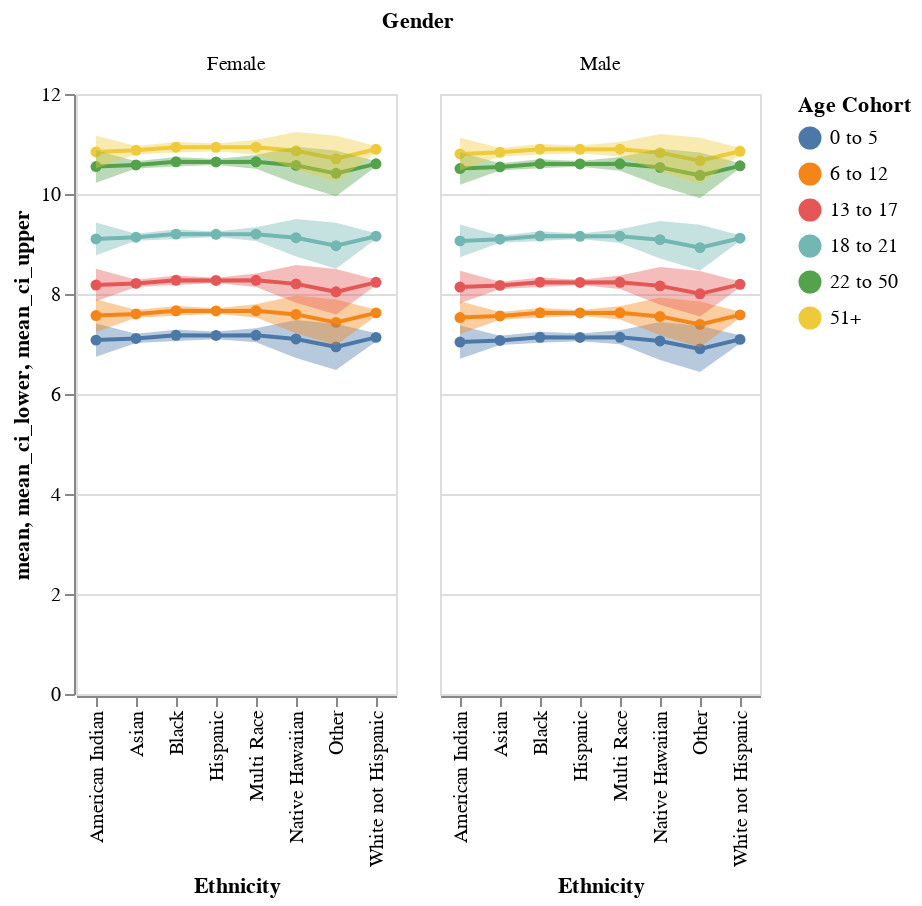

The code cell stored with this chart in its notebook:
### Markdown cell above
<!-- BEGIN QUESTION -->

### Question 12: model visualization

Plot estimated mean log expenditure (y) against ethnicity (x) by age cohort (color) and gender (facet). Construct a line plot with points at each estimated value, and include confidence bands. Use a sequential color scale for age and ensure that the age cohorts are in appropriate order (you may want to construct another `cohort_order` variable as before for this purpose).

### Code cell
# add cohort ordering
pred_cat = pred_df.astype({'Age Cohort': 'category', 'Ethnicity': 'category', 'Gender': 'category'}).copy()
pred_cat['Age Cohort'] = pred_cat['Age Cohort'].cat.as_ordered().cat.reorder_categories(
    pred_cat["Age Cohort"].cat.categories[[0, 5, 1, 2, 3, 4]]
)

pred_cat['cohort_order'] = pred_cat['Age Cohort'].cat.codes

cohort_order = pred_cat['Age Cohort'].cat.categories.tolist()

# construct point-and-line plot
lines = alt.Chart(pred_cat).mark_line(point = True).encode(
    x = 'Ethnicity:N',
    y = 'mean:Q',
    color = alt.Color('Age Cohort:N', sort = cohort_order)
)

# construct confidence bands
bands = alt.Chart(pred_cat).mark_area(opacity = 0.4).encode(
    x = 'Ethnicity:N',
    y = 'mean_ci_lower:Q',
    y2 = 'mean_ci_upper:Q',
    color = alt.Color('Age Cohort:N', sort = cohort_order)
)

# layer then facet
fig_5 = (lines + bands).facet('Gender:N')

# display
fig_5

### Figure 1 — Vega-Lite specification as saved in the notebook (floating-point values rounded to 4 significant figures)
{"$schema": "https://vega.github.io/schema/vega-lite/v5.14.1.json", "config": {"view": {"continuousHeight": 300, "continuousWidth": 300}}, "data": {"name": "data-6bf8567d502a1162688b8e1fbd532dcf"}, "datasets": {"data-6bf8567d502a1162688b8e1fbd532dcf": [{"Age Cohort": "0 to 5", "Ethnicity": "White not Hispanic", "Gender": "Male", "cohort_order": 0, "mean": 7.092, "mean_ci_lower": 7.011, "mean_ci_upper": 7.174, "mean_se": 0.04166, "obs_ci_lower": 6.445, "obs_ci_upper": 7.74}, {"Age Cohort": "6 to 12", "Ethnicity": "White not Hispanic", "Gender": "Male", "cohort_order": 1, "mean": 7.583, "mean_ci_lower": 7.52, "mean_ci_upper": 7.646, "mean_se": 0.03202, "obs_ci_lower": 6.938, "obs_ci_upper": 8.228}, {"Age Cohort": "13 to 17", "Ethnicity": "White not Hispanic", "Gender": "Male", "cohort_order": 2, "mean": 8.193, "mean_ci_lower": 8.136, "mean_ci_upper": 8.251, "mean_se": 0.0293, "obs_ci_lower": 7.549, "obs_ci_upper": 8.838}, {"Age Cohort": "18 to 21", "Ethnicity": "White not Hispanic", "Gender": "Male", "cohort_order": 3, "mean": 9.116, "mean_ci_lower": 9.059, "mean_ci_upper": 9.174, "mean_se": 0.02944, "obs_ci_lower": 8.472, "obs_ci_upper": 9.761}, {"Age Cohort": "22 to 50", "Ethnicity": "White not Hispanic", "Gender": "Male", "cohort_order": 4, "mean": 10.56, "mean_ci_lower": 10.51, "mean_ci_upper": 10.61, "mean_se": 0.02566, "obs_ci_lower": 9.919, "obs_ci_upper": 11.21}, {"Age Cohort": "51+", "Ethnicity": "White not Hispanic", "Gender": "Male", "cohort_order": 5, "mean": 10.85, "mean_ci_lower": 10.79, "mean_ci_upper": 10.92, "mean_se": 0.03484, "obs_ci_lower": 10.21, "obs_ci_upper": 11.5}, {"Age Cohort": "0 to 5", "Ethnicity": "White not Hispanic", "Gender": "Female", "cohort_order": 0, "mean": 7.132, "mean_ci_lower": 7.051, "mean_ci_upper": 7.213, "mean_se": 0.04136, "obs_ci_lower": 6.485, "obs_ci_upper": 7.779}, {"Age Cohort": "6 to 12", "Ethnicity": "White not Hispanic", "Gender": "Female", "cohort_order": 1, "mean": 7.622, "mean_ci_lower": 7.561, "mean_ci_upper": 7.684, "mean_se": 0.03119, "obs_ci_lower": 6.978, "obs_ci_upper": 8.267}, {"Age Cohort": "13 to 17", "Ethnicity": "White not Hispanic", "Gender": "Female", "cohort_order": 2, "mean": 8.233, "mean_ci_lower": 8.176, "mean_ci_upper": 8.29, "mean_se": 0.02908, "obs_ci_lower": 7.589, "obs_ci_upper": 8.878}, {"Age Cohort": "18 to 21", "Ethnicity": "White not Hispanic", "Gender": "Female", "cohort_order": 3, "mean": 9.156, "mean_ci_lower": 9.099, "mean_ci_upper": 9.213, "mean_se": 0.02921, "obs_ci_lower": 8.512, "obs_ci_upper": 9.801}, {"Age Cohort": "22 to 50", "Ethnicity": "White not Hispanic", "Gender": "Female", "cohort_order": 4, "mean": 10.6, "mean_ci_lower": 10.55, "mean_ci_upper": 10.65, "mean_se": 0.02606, "obs_ci_lower": 9.959, "obs_ci_upper": 11.25}, {"Age Cohort": "51+", "Ethnicity": "White not Hispanic", "Gender": "Female", "cohort_order": 5, "mean": 10.89, "mean_ci_lower": 10.83, "mean_ci_upper": 10.96, "mean_se": 0.03441, "obs_ci_lower": 10.25, "obs_ci_upper": 11.54}, {"Age Cohort": "0 to 5", "Ethnicity": "Hispanic", "Gender": "Male", "cohort_order": 0, "mean": 7.131, "mean_ci_lower": 7.054, "mean_ci_upper": 7.208, "mean_se": 0.03927, "obs_ci_lower": 6.485, "obs_ci_upper": 7.778}, {"Age Cohort": "6 to 12", "Ethnicity": "Hispanic", "Gender": "Male", "cohort_order": 1, "mean": 7.621, "mean_ci_lower": 7.564, "mean_ci_upper": 7.679, "mean_se": 0.02931, "obs_ci_lower": 6.977, "obs_ci_upper": 8.266}, {"Age Cohort": "13 to 17", "Ethnicity": "Hispanic", "Gender": "Male", "cohort_order": 2, "mean": 8.232, "mean_ci_lower": 8.178, "mean_ci_upper": 8.286, "mean_se": 0.02736, "obs_ci_lower": 7.588, "obs_ci_upper": 8.876}, {"Age Cohort": "18 to 21", "Ethnicity": "Hispanic", "Gender": "Male", "cohort_order": 3, "mean": 9.155, "mean_ci_lower": 9.098, "mean_ci_upper": 9.212, "mean_se": 0.02898, "obs_ci_lower": 8.51, "obs_ci_upper": 9.799}, {"Age Cohort": "22 to 50", "Ethnicity": "Hispanic", "Gender": "Male", "cohort_order": 4, "mean": 10.6, "mean_ci_lower": 10.54, "mean_ci_upper": 10.66, "mean_se": 0.03016, "obs_ci_lower": 9.957, "obs_ci_upper": 11.25}, {"Age Cohort": "51+", "Ethnicity": "Hispanic", "Gender": "Male", "cohort_order": 5, "mean": 10.89, "mean_ci_lower": 10.82, "mean_ci_upper": 10.97, "mean_se": 0.03882, "obs_ci_lower": 10.25, "obs_ci_upper": 11.54}, {"Age Cohort": "0 to 5", "Ethnicity": "Hispanic", "Gender": "Female", "cohort_order": 0, "mean": 7.171, "mean_ci_lower": 7.094, "mean_ci_upper": 7.248, "mean_se": 0.0391, "obs_ci_lower": 6.524, "obs_ci_upper": 7.817}, {"Age Cohort": "6 to 12", "Ethnicity": "Hispanic", "Gender": "Female", "cohort_order": 1, "mean": 7.661, "mean_ci_lower": 7.605, "mean_ci_upper": 7.717, "mean_se": 0.02861, "obs_ci_lower": 7.017, "obs_ci_upper": 8.305}, {"Age Cohort": "13 to 17", "Ethnicity": "Hispanic", "Gender": "Female", "cohort_order": 2, "mean": 8.272, "mean_ci_lower": 8.218, "mean_ci_upper": 8.325, "mean_se": 0.02734, "obs_ci_lower": 7.628, "obs_ci_upper": 8.916}, {"Age Cohort": "18 to 21", "Ethnicity": "Hispanic", "Gender": "Female", "cohort_order": 3, "mean": 9.195, "mean_ci_lower": 9.138, "mean_ci_upper": 9.251, "mean_se": 0.02896, "obs_ci_lower": 8.55, "obs_ci_upper": 9.839}, {"Age Cohort": "22 to 50", "Ethnicity": "Hispanic", "Gender": "Female", "cohort_order": 4, "mean": 10.64, "mean_ci_lower": 10.58, "mean_ci_upper": 10.7, "mean_se": 0.03069, "obs_ci_lower": 9.997, "obs_ci_upper": 11.29}, {"Age Cohort": "51+", "Ethnicity": "Hispanic", "Gender": "Female", "cohort_order": 5, "mean": 10.93, "mean_ci_lower": 10.86, "mean_ci_upper": 11.01, "mean_se": 0.03859, "obs_ci_lower": 10.29, "obs_ci_upper": 11.58}, {"Age Cohort": "0 to 5", "Ethnicity": "Black", "Gender": "Male", "cohort_order": 0, "mean": 7.134, "mean_ci_lower": 7.023, "mean_ci_upper": 7.246, "mean_se": 0.05681, "obs_ci_lower": 6.483, "obs_ci_upper": 7.786}, {"Age Cohort": "6 to 12", "Ethnicity": "Black", "Gender": "Male", "cohort_order": 1, "mean": 7.624, "mean_ci_lower": 7.528, "mean_ci_upper": 7.721, "mean_se": 0.04932, "obs_ci_lower": 6.975, "obs_ci_upper": 8.274}, {"Age Cohort": "13 to 17", "Ethnicity": "Black", "Gender": "Male", "cohort_order": 2, "mean": 8.235, "mean_ci_lower": 8.141, "mean_ci_upper": 8.33, "mean_se": 0.04819, "obs_ci_lower": 7.586, "obs_ci_upper": 8.884}, {"Age Cohort": "18 to 21", "Ethnicity": "Black", "Gender": "Male", "cohort_order": 3, "mean": 9.158, "mean_ci_lower": 9.062, "mean_ci_upper": 9.254, "mean_se": 0.04891, "obs_ci_lower": 8.509, "obs_ci_upper": 9.807}, {"Age Cohort": "22 to 50", "Ethnicity": "Black", "Gender": "Male", "cohort_order": 4, "mean": 10.6, "mean_ci_lower": 10.51, "mean_ci_upper": 10.7, "mean_se": 0.04708, "obs_ci_lower": 9.956, "obs_ci_upper": 11.25}, {"Age Cohort": "51+", "Ethnicity": "Black", "Gender": "Male", "cohort_order": 5, "mean": 10.9, "mean_ci_lower": 10.79, "mean_ci_upper": 11.0, "mean_se": 0.05312, "obs_ci_lower": 10.25, "obs_ci_upper": 11.55}, {"Age Cohort": "0 to 5", "Ethnicity": "Black", "Gender": "Female", "cohort_order": 0, "mean": 7.174, "mean_ci_lower": 7.062, "mean_ci_upper": 7.286, "mean_se": 0.05716, "obs_ci_lower": 6.522, "obs_ci_upper": 7.826}, {"Age Cohort": "6 to 12", "Ethnicity": "Black", "Gender": "Female", "cohort_order": 1, "mean": 7.664, "mean_ci_lower": 7.567, "mean_ci_upper": 7.761, "mean_se": 0.04944, "obs_ci_lower": 7.015, "obs_ci_upper": 8.313}, {"Age Cohort": "13 to 17", "Ethnicity": "Black", "Gender": "Female", "cohort_order": 2, "mean": 8.275, "mean_ci_lower": 8.179, "mean_ci_upper": 8.371, "mean_se": 0.04872, "obs_ci_lower": 7.626, "obs_ci_upper": 8.924}, {"Age Cohort": "18 to 21", "Ethnicity": "Black", "Gender": "Female", "cohort_order": 3, "mean": 9.198, "mean_ci_lower": 9.101, "mean_ci_upper": 9.295, "mean_se": 0.04943, "obs_ci_lower": 8.549, "obs_ci_upper": 9.847}, {"Age Cohort": "22 to 50", "Ethnicity": "Black", "Gender": "Female", "cohort_order": 4, "mean": 10.64, "mean_ci_lower": 10.55, "mean_ci_upper": 10.74, "mean_se": 0.04797, "obs_ci_lower": 9.996, "obs_ci_upper": 11.29}, {"Age Cohort": "51+", "Ethnicity": "Black", "Gender": "Female", "cohort_order": 5, "mean": 10.94, "mean_ci_lower": 10.83, "mean_ci_upper": 11.04, "mean_se": 0.05344, "obs_ci_lower": 10.29, "obs_ci_upper": 11.59}, {"Age Cohort": "0 to 5", "Ethnicity": "Asian", "Gender": "Male", "cohort_order": 0, "mean": 7.071, "mean_ci_lower": 6.979, "mean_ci_upper": 7.164, "mean_se": 0.04724, "obs_ci_lower": 6.423, "obs_ci_upper": 7.72}, {"Age Cohort": "6 to 12", "Ethnicity": "Asian", "Gender": "Male", "cohort_order": 1, "mean": 7.562, "mean_ci_lower": 7.485, "mean_ci_upper": 7.638, "mean_se": 0.03904, "obs_ci_lower": 6.915, "obs_ci_upper": 8.208}, {"Age Cohort": "13 to 17", "Ethnicity": "Asian", "Gender": "Male", "cohort_order": 2, "mean": 8.172, "mean_ci_lower": 8.099, "mean_ci_upper": 8.246, "mean_se": 0.03748, "obs_ci_lower": 7.526, "obs_ci_upper": 8.818}, {"Age Cohort": "18 to 21", "Ethnicity": "Asian", "Gender": "Male", "cohort_order": 3, "mean": 9.095, "mean_ci_lower": 9.026, "mean_ci_upper": 9.164, "mean_se": 0.03529, "obs_ci_lower": 8.45, "obs_ci_upper": 9.741}, {"Age Cohort": "22 to 50", "Ethnicity": "Asian", "Gender": "Male", "cohort_order": 4, "mean": 10.54, "mean_ci_lower": 10.47, "mean_ci_upper": 10.61, "mean_se": 0.03623, "obs_ci_lower": 9.896, "obs_ci_upper": 11.19}, {"Age Cohort": "51+", "Ethnicity": "Asian", "Gender": "Male", "cohort_order": 5, "mean": 10.83, "mean_ci_lower": 10.75, "mean_ci_upper": 10.92, "mean_se": 0.04355, "obs_ci_lower": 10.19, "obs_ci_upper": 11.48}, {"Age Cohort": "0 to 5", "Ethnicity": "Asian", "Gender": "Female", "cohort_order": 0, "mean": 7.111, "mean_ci_lower": 7.018, "mean_ci_upper": 7.204, "mean_se": 0.04736, "obs_ci_lower": 6.463, "obs_ci_upper": 7.76}, {"Age Cohort": "6 to 12", "Ethnicity": "Asian", "Gender": "Female", "cohort_order": 1, "mean": 7.601, "mean_ci_lower": 7.525, "mean_ci_upper": 7.678, "mean_se": 0.03884, "obs_ci_lower": 6.955, "obs_ci_upper": 8.248}, {"Age Cohort": "13 to 17", "Ethnicity": "Asian", "Gender": "Female", "cohort_order": 2, "mean": 8.212, "mean_ci_lower": 8.138, "mean_ci_upper": 8.286, "mean_se": 0.0378, "obs_ci_lower": 7.566, "obs_ci_upper": 8.858}, {"Age Cohort": "18 to 21", "Ethnicity": "Asian", "Gender": "Female", "cohort_order": 3, "mean": 9.135, "mean_ci_lower": 9.065, "mean_ci_upper": 9.205, "mean_se": 0.03562, "obs_ci_lower": 8.489, "obs_ci_upper": 9.781}, {"Age Cohort": "22 to 50", "Ethnicity": "Asian", "Gender": "Female", "cohort_order": 4, "mean": 10.58, "mean_ci_lower": 10.51, "mean_ci_upper": 10.65, "mean_se": 0.03701, "obs_ci_lower": 9.936, "obs_ci_upper": 11.23}, {"Age Cohort": "51+", "Ethnicity": "Asian", "Gender": "Female", "cohort_order": 5, "mean": 10.87, "mean_ci_lower": 10.79, "mean_ci_upper": 10.96, "mean_se": 0.04363, "obs_ci_lower": 10.23, "obs_ci_upper": 11.52}, {"Age Cohort": "0 to 5", "Ethnicity": "Native Hawaiian", "Gender": "Male", "cohort_order": 0, "mean": 7.062, "mean_ci_lower": 6.681, "mean_ci_upper": 7.442, "mean_se": 0.194, "obs_ci_lower": 6.315, "obs_ci_upper": 7.808}, {"Age Cohort": "6 to 12", "Ethnicity": "Native Hawaiian", "Gender": "Male", "cohort_order": 1, "mean": 7.552, "mean_ci_lower": 7.175, "mean_ci_upper": 7.929, "mean_se": 0.1922, "obs_ci_lower": 6.808, "obs_ci_upper": 8.296}, {"Age Cohort": "13 to 17", "Ethnicity": "Native Hawaiian", "Gender": "Male", "cohort_order": 2, "mean": 8.163, "mean_ci_lower": 7.786, "mean_ci_upper": 8.539, "mean_se": 0.1918, "obs_ci_lower": 7.419, "obs_ci_upper": 8.907}, {"Age Cohort": "18 to 21", "Ethnicity": "Native Hawaiian", "Gender": "Male", "cohort_order": 3, "mean": 9.086, "mean_ci_lower": 8.709, "mean_ci_upper": 9.462, "mean_se": 0.1918, "obs_ci_lower": 8.341, "obs_ci_upper": 9.83}, {"Age Cohort": "22 to 50", "Ethnicity": "Native Hawaiian", "Gender": "Male", "cohort_order": 4, "mean": 10.53, "mean_ci_lower": 10.16, "mean_ci_upper": 10.9, "mean_se": 0.1898, "obs_ci_lower": 9.79, "obs_ci_upper": 11.27}, {"Age Cohort": "51+", "Ethnicity": "Native Hawaiian", "Gender": "Male", "cohort_order": 5, "mean": 10.82, "mean_ci_lower": 10.45, "mean_ci_upper": 11.2, "mean_se": 0.1912, "obs_ci_lower": 10.08, "obs_ci_upper": 11.57}, {"Age Cohort": "0 to 5", "Ethnicity": "Native Hawaiian", "Gender": "Female", "cohort_order": 0, "mean": 7.101, "mean_ci_lower": 6.722, "mean_ci_upper": 7.481, "mean_se": 0.1935, "obs_ci_lower": 6.356, "obs_ci_upper": 7.847}, {"Age Cohort": "6 to 12", "Ethnicity": "Native Hawaiian", "Gender": "Female", "cohort_order": 1, "mean": 7.592, "mean_ci_lower": 7.216, "mean_ci_upper": 7.968, "mean_se": 0.1916, "obs_ci_lower": 6.848, "obs_ci_upper": 8.336}, {"Age Cohort": "13 to 17", "Ethnicity": "Native Hawaiian", "Gender": "Female", "cohort_order": 2, "mean": 8.203, "mean_ci_lower": 7.827, "mean_ci_upper": 8.578, "mean_se": 0.1913, "obs_ci_lower": 7.459, "obs_ci_upper": 8.946}, {"Age Cohort": "18 to 21", "Ethnicity": "Native Hawaiian", "Gender": "Female", "cohort_order": 3, "mean": 9.125, "mean_ci_lower": 8.75, "mean_ci_upper": 9.501, "mean_se": 0.1914, "obs_ci_lower": 8.382, "obs_ci_upper": 9.869}, {"Age Cohort": "22 to 50", "Ethnicity": "Native Hawaiian", "Gender": "Female", "cohort_order": 4, "mean": 10.57, "mean_ci_lower": 10.2, "mean_ci_upper": 10.94, "mean_se": 0.1894, "obs_ci_lower": 9.831, "obs_ci_upper": 11.31}, {"Age Cohort": "51+", "Ethnicity": "Native Hawaiian", "Gender": "Female", "cohort_order": 5, "mean": 10.86, "mean_ci_lower": 10.49, "mean_ci_upper": 11.24, "mean_se": 0.1907, "obs_ci_lower": 10.12, "obs_ci_upper": 11.61}, {"Age Cohort": "0 to 5", "Ethnicity": "American Indian", "Gender": "Male", "cohort_order": 0, "mean": 7.038, "mean_ci_lower": 6.706, "mean_ci_upper": 7.371, "mean_se": 0.1694, "obs_ci_lower": 6.315, "obs_ci_upper": 7.761}, {"Age Cohort": "6 to 12", "Ethnicity": "American Indian", "Gender": "Male", "cohort_order": 1, "mean": 7.528, "mean_ci_lower": 7.2, "mean_ci_upper": 7.857, "mean_se": 0.1674, "obs_ci_lower": 6.807, "obs_ci_upper": 8.249}, {"Age Cohort": "13 to 17", "Ethnicity": "American Indian", "Gender": "Male", "cohort_order": 2, "mean": 8.139, "mean_ci_lower": 7.813, "mean_ci_upper": 8.465, "mean_se": 0.1661, "obs_ci_lower": 7.419, "obs_ci_upper": 8.859}, {"Age Cohort": "18 to 21", "Ethnicity": "American Indian", "Gender": "Male", "cohort_order": 3, "mean": 9.062, "mean_ci_lower": 8.734, "mean_ci_upper": 9.39, "mean_se": 0.167, "obs_ci_lower": 8.341, "obs_ci_upper": 9.783}, {"Age Cohort": "22 to 50", "Ethnicity": "American Indian", "Gender": "Male", "cohort_order": 4, "mean": 10.51, "mean_ci_lower": 10.18, "mean_ci_upper": 10.83, "mean_se": 0.1659, "obs_ci_lower": 9.789, "obs_ci_upper": 11.23}, {"Age Cohort": "51+", "Ethnicity": "American Indian", "Gender": "Male", "cohort_order": 5, "mean": 10.8, "mean_ci_lower": 10.48, "mean_ci_upper": 11.12, "mean_se": 0.1653, "obs_ci_lower": 10.08, "obs_ci_upper": 11.52}, {"Age Cohort": "0 to 5", "Ethnicity": "American Indian", "Gender": "Female", "cohort_order": 0, "mean": 7.078, "mean_ci_lower": 6.747, "mean_ci_upper": 7.409, "mean_se": 0.1688, "obs_ci_lower": 6.356, "obs_ci_upper": 7.8}, {"Age Cohort": "6 to 12", "Ethnicity": "American Indian", "Gender": "Female", "cohort_order": 1, "mean": 7.568, "mean_ci_lower": 7.241, "mean_ci_upper": 7.895, "mean_se": 0.1666, "obs_ci_lower": 6.848, "obs_ci_upper": 8.288}, {"Age Cohort": "13 to 17", "Ethnicity": "American Indian", "Gender": "Female", "cohort_order": 2, "mean": 8.179, "mean_ci_lower": 7.854, "mean_ci_upper": 8.504, "mean_se": 0.1655, "obs_ci_lower": 7.459, "obs_ci_upper": 8.898}, {"Age Cohort": "18 to 21", "Ethnicity": "American Indian", "Gender": "Female", "cohort_order": 3, "mean": 9.102, "mean_ci_lower": 8.775, "mean_ci_upper": 9.428, "mean_se": 0.1663, "obs_ci_lower": 8.382, "obs_ci_upper": 9.822}, {"Age Cohort": "22 to 50", "Ethnicity": "American Indian", "Gender": "Female", "cohort_order": 4, "mean": 10.55, "mean_ci_lower": 10.22, "mean_ci_upper": 10.87, "mean_se": 0.1654, "obs_ci_lower": 9.829, "obs_ci_upper": 11.27}, {"Age Cohort": "51+", "Ethnicity": "American Indian", "Gender": "Female", "cohort_order": 5, "mean": 10.84, "mean_ci_lower": 10.52, "mean_ci_upper": 11.16, "mean_se": 0.1646, "obs_ci_lower": 10.12, "obs_ci_upper": 11.56}, {"Age Cohort": "0 to 5", "Ethnicity": "Multi Race", "Gender": "Male", "cohort_order": 0, "mean": 7.133, "mean_ci_lower": 6.994, "mean_ci_upper": 7.273, "mean_se": 0.07099, "obs_ci_lower": 6.477, "obs_ci_upper": 7.79}, {"Age Cohort": "6 to 12", "Ethnicity": "Multi Race", "Gender": "Male", "cohort_order": 1, "mean": 7.624, "mean_ci_lower": 7.49, "mean_ci_upper": 7.757, "mean_se": 0.06807, "obs_ci_lower": 6.968, "obs_ci_upper": 8.279}, {"Age Cohort": "13 to 17", "Ethnicity": "Multi Race", "Gender": "Male", "cohort_order": 2, "mean": 8.234, "mean_ci_lower": 8.1, "mean_ci_upper": 8.368, "mean_se": 0.06827, "obs_ci_lower": 7.579, "obs_ci_upper": 8.89}, {"Age Cohort": "18 to 21", "Ethnicity": "Multi Race", "Gender": "Male", "cohort_order": 3, "mean": 9.157, "mean_ci_lower": 9.02, "mean_ci_upper": 9.295, "mean_se": 0.07, "obs_ci_lower": 8.501, "obs_ci_upper": 9.814}, {"Age Cohort": "22 to 50", "Ethnicity": "Multi Race", "Gender": "Male", "cohort_order": 4, "mean": 10.6, "mean_ci_lower": 10.47, "mean_ci_upper": 10.74, "mean_se": 0.07013, "obs_ci_lower": 9.948, "obs_ci_upper": 11.26}, {"Age Cohort": "51+", "Ethnicity": "Multi Race", "Gender": "Male", "cohort_order": 5, "mean": 10.9, "mean_ci_lower": 10.75, "mean_ci_upper": 11.04, "mean_se": 0.07441, "obs_ci_lower": 10.24, "obs_ci_upper": 11.55}, {"Age Cohort": "0 to 5", "Ethnicity": "Multi Race", "Gender": "Female", "cohort_order": 0, "mean": 7.173, "mean_ci_lower": 7.034, "mean_ci_upper": 7.313, "mean_se": 0.07102, "obs_ci_lower": 6.516, "obs_ci_upper": 7.83}, {"Age Cohort": "6 to 12", "Ethnicity": "Multi Race", "Gender": "Female", "cohort_order": 1, "mean": 7.664, "mean_ci_lower": 7.53, "mean_ci_upper": 7.797, "mean_se": 0.06789, "obs_ci_lower": 7.008, "obs_ci_upper": 8.319}, {"Age Cohort": "13 to 17", "Ethnicity": "Multi Race", "Gender": "Female", "cohort_order": 2, "mean": 8.274, "mean_ci_lower": 8.14, "mean_ci_upper": 8.408, "mean_se": 0.06839, "obs_ci_lower": 7.618, "obs_ci_upper": 8.93}, {"Age Cohort": "18 to 21", "Ethnicity": "Multi Race", "Gender": "Female", "cohort_order": 3, "mean": 9.197, "mean_ci_lower": 9.06, "mean_ci_upper": 9.335, "mean_se": 0.07011, "obs_ci_lower": 8.541, "obs_ci_upper": 9.854}, {"Age Cohort": "22 to 50", "Ethnicity": "Multi Race", "Gender": "Female", "cohort_order": 4, "mean": 10.64, "mean_ci_lower": 10.51, "mean_ci_upper": 10.78, "mean_se": 0.07048, "obs_ci_lower": 9.987, "obs_ci_upper": 11.3}, {"Age Cohort": "51+", "Ethnicity": "Multi Race", "Gender": "Female", "cohort_order": 5, "mean": 10.94, "mean_ci_lower": 10.79, "mean_ci_upper": 11.08, "mean_se": 0.07441, "obs_ci_lower": 10.28, "obs_ci_upper": 11.59}, {"Age Cohort": "0 to 5", "Ethnicity": "Other", "Gender": "Male", "cohort_order": 0, "mean": 6.903, "mean_ci_lower": 6.44, "mean_ci_upper": 7.365, "mean_se": 0.2355, "obs_ci_lower": 6.112, "obs_ci_upper": 7.694}, {"Age Cohort": "6 to 12", "Ethnicity": "Other", "Gender": "Male", "cohort_order": 1, "mean": 7.393, "mean_ci_lower": 6.934, "mean_ci_upper": 7.852, "mean_se": 0.234, "obs_ci_lower": 6.604, "obs_ci_upper": 8.182}, {"Age Cohort": "13 to 17", "Ethnicity": "Other", "Gender": "Male", "cohort_order": 2, "mean": 8.004, "mean_ci_lower": 7.549, "mean_ci_upper": 8.458, "mean_se": 0.2315, "obs_ci_lower": 7.217, "obs_ci_upper": 8.79}, {"Age Cohort": "18 to 21", "Ethnicity": "Other", "Gender": "Male", "cohort_order": 3, "mean": 8.926, "mean_ci_lower": 8.468, "mean_ci_upper": 9.385, "mean_se": 0.2338, "obs_ci_lower": 8.137, "obs_ci_upper": 9.715}, {"Age Cohort": "22 to 50", "Ethnicity": "Other", "Gender": "Male", "cohort_order": 4, "mean": 10.37, "mean_ci_lower": 9.915, "mean_ci_upper": 10.83, "mean_se": 0.2337, "obs_ci_lower": 9.584, "obs_ci_upper": 11.16}, {"Age Cohort": "51+", "Ethnicity": "Other", "Gender": "Male", "cohort_order": 5, "mean": 10.66, "mean_ci_lower": 10.2, "mean_ci_upper": 11.13, "mean_se": 0.235, "obs_ci_lower": 9.875, "obs_ci_upper": 11.46}, {"Age Cohort": "0 to 5", "Ethnicity": "Other", "Gender": "Female", "cohort_order": 0, "mean": 6.942, "mean_ci_lower": 6.48, "mean_ci_upper": 7.404, "mean_se": 0.2354, "obs_ci_lower": 6.151, "obs_ci_upper": 7.733}, {"Age Cohort": "6 to 12", "Ethnicity": "Other", "Gender": "Female", "cohort_order": 1, "mean": 7.433, "mean_ci_lower": 6.974, "mean_ci_upper": 7.892, "mean_se": 0.2339, "obs_ci_lower": 6.643, "obs_ci_upper": 8.222}, {"Age Cohort": "13 to 17", "Ethnicity": "Other", "Gender": "Female", "cohort_order": 2, "mean": 8.043, "mean_ci_lower": 7.589, "mean_ci_upper": 8.498, "mean_se": 0.2315, "obs_ci_lower": 7.257, "obs_ci_upper": 8.83}, {"Age Cohort": "18 to 21", "Ethnicity": "Other", "Gender": "Female", "cohort_order": 3, "mean": 8.966, "mean_ci_lower": 8.507, "mean_ci_upper": 9.425, "mean_se": 0.2338, "obs_ci_lower": 8.177, "obs_ci_upper": 9.755}, {"Age Cohort": "22 to 50", "Ethnicity": "Other", "Gender": "Female", "cohort_order": 4, "mean": 10.41, "mean_ci_lower": 9.954, "mean_ci_upper": 10.87, "mean_se": 0.2338, "obs_ci_lower": 9.624, "obs_ci_upper": 11.2}, {"Age Cohort": "51+", "Ethnicity": "Other", "Gender": "Female", "cohort_order": 5, "mean": 10.7, "mean_ci_lower": 10.24, "mean_ci_upper": 11.17, "mean_se": 0.2349, "obs_ci_lower": 9.914, "obs_ci_upper": 11.5}]}, "facet": {"field": "Gender", "type": "nominal"}, "spec": {"layer": [{"encoding": {"color": {"field": "Age Cohort", "sort": ["0 to 5", "6 to 12", "13 to 17", "18 to 21", "22 to 50", "51+"], "type": "nominal"}, "x": {"field": "Ethnicity", "type": "nominal"}, "y": {"field": "mean", "type": "quantitative"}}, "mark": {"point": true, "type": "line"}}, {"encoding": {"color": {"field": "Age Cohort", "sort": ["0 to 5", "6 to 12", "13 to 17", "18 to 21", "22 to 50", "51+"], "type": "nominal"}, "x": {"field": "Ethnicity", "type": "nominal"}, "y": {"field": "mean_ci_lower", "type": "quantitative"}, "y2": {"field": "mean_ci_upper"}}, "mark": {"opacity": 0.4, "type": "area"}}]}}
